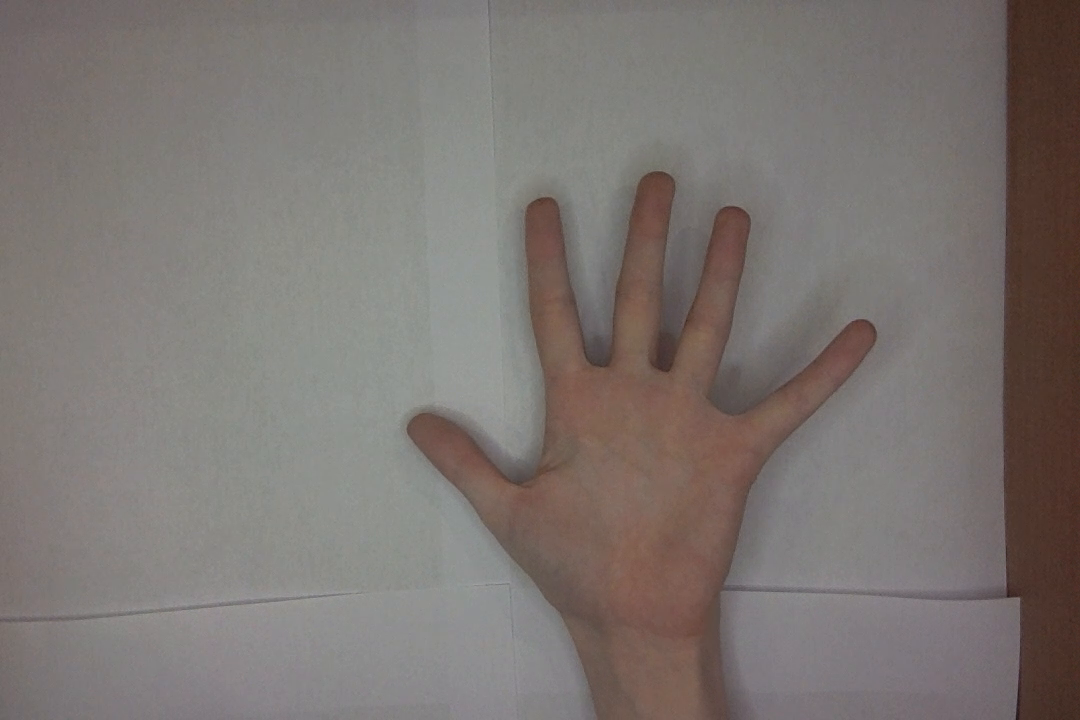
#> input picture frame 8 of handMovie3.mov, 1080 x 720 px, given in place of the camera
$ python handExtract.py   (older library calls are emulated)
#> lines starting #> are read from the running program, lines starting #| are printed output that depends on the picture; after the words box and inside, x2 and y2 are one past the last pixel; in counts of white or black regions, pixels touching at a corner belong together
from __future__ import print_function
import cv2
import argparse
import numpy as np
max_value = 255
max_type = 4
max_binary_value = 255
trackbar_type = 'Type: \n 0: Binary \n 1: Binary Inverted \n 2: Truncate \n 3: To Zero \n 4: To Zero Inverted'
trackbar_value = 'Value'
trackbar_blur = 'Blur kernel size'
window_name = 'Hand Extract'
isColor = False

def nothing(x):
    pass

cam = cv2.VideoCapture(0)
cv2.namedWindow(window_name)
cv2.createTrackbar(trackbar_type, window_name , 3, max_type, nothing)
# Create Trackbar to choose Threshold value
cv2.createTrackbar(trackbar_value, window_name , 0, max_value, nothing)
# Call the function to initialize
cv2.createTrackbar(trackbar_blur, window_name , 1, 20, nothing)
# create switch for ON/OFF functionality
color_switch = 'Color'
cv2.createTrackbar(color_switch, window_name,0,1,nothing)
cv2.createTrackbar('Contours', window_name,0,1,nothing)

while True:
	ret, frame = cam.read()
#> frame is the input picture: shape (720, 1080, 3); mean B, G, R 113.2, 116.8, 123.8

	if not ret:
		break

	#0: Binary
	#1: Binary Inverted
	#2: Threshold Truncated
	#3: Threshold to Zero
	#4: Threshold to Zero Inverted
	threshold_type = 1
	threshold_value = 0
	blur_value = 1
	blur_value = blur_value+ (  blur_value%2==0)
	isColor = 0
	findContours = 0

	###########################
	#    For skin calc        #
	###########################
	lower_HSV = np.array([0, 40, 0], dtype = "uint8")
	upper_HSV = np.array([25, 255, 255], dtype = "uint8")

	convertedHSV = cv2.cvtColor(frame, cv2.COLOR_BGR2HSV)
#> convertedHSV: shape (720, 1080, 3); mean H, S, V 40.9, 27.2, 124.2
	skinMaskHSV = cv2.inRange(convertedHSV, lower_HSV, upper_HSV)
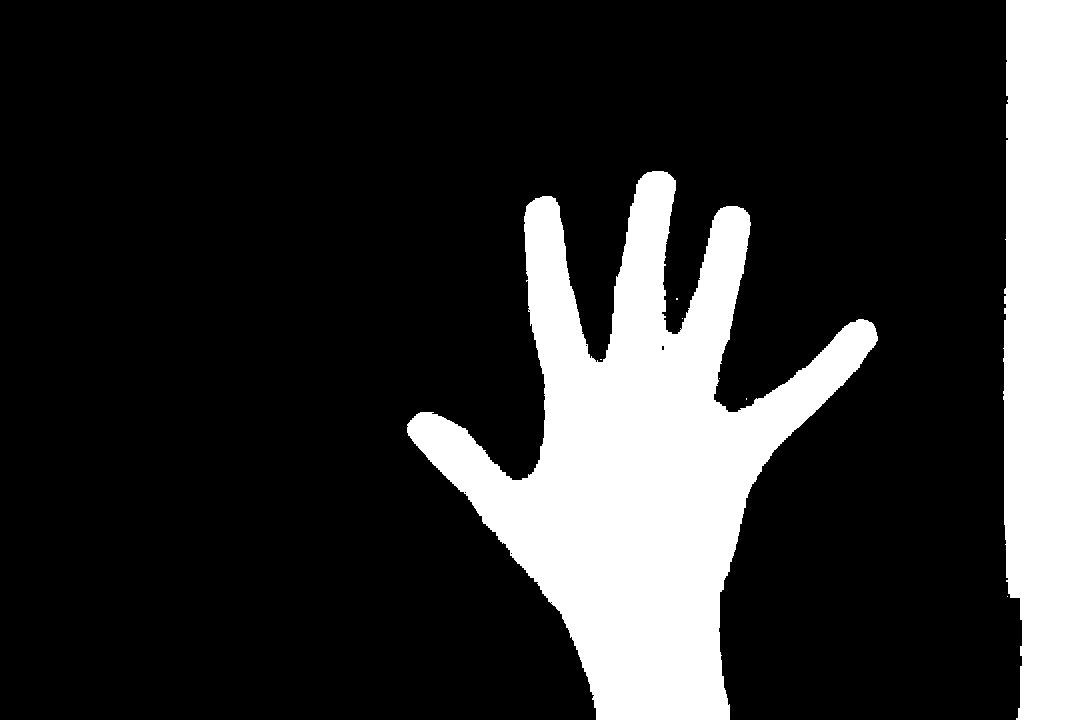
#> skinMaskHSV: shape (720, 1080); 19.9% white; 8 white regions (6 under 20 px), largest, box (x1, y1, x2, y2) and area: (407, 171, 878, 720) 102684, (1003, 0, 1080, 720) 51942

	lower_YCrCb = np.array((0, 138, 67), dtype = "uint8")
	upper_YCrCb = np.array((255, 173, 133), dtype = "uint8")

	convertedYCrCb = cv2.cvtColor(frame, cv2.COLOR_BGR2YCrCb)
#> convertedYCrCb: shape (720, 1080, 3); mean of channels 0, 1, 2 118.4, 131.8, 125.1
	skinMaskYCrCb = cv2.inRange(convertedYCrCb, lower_YCrCb, upper_YCrCb)
#> skinMaskYCrCb: shape (720, 1080); 18.3% white; 20 white regions (15 under 20 px), largest, box (x1, y1, x2, y2) and area: (408, 172, 876, 720) 90912, (1004, 0, 1080, 720) 50808, (572, 626, 592, 662) 380, (592, 656, 598, 674) 84, (598, 710, 600, 720) 20

	skinMask = cv2.add(skinMaskHSV,skinMaskYCrCb)
#> skinMask: shape (720, 1080); 19.9% white; 8 white regions (6 under 20 px), largest, box (x1, y1, x2, y2) and area: (407, 171, 878, 720) 102692, (1003, 0, 1080, 720) 51966

	kernel = cv2.getStructuringElement(cv2.MORPH_ELLIPSE, (7, 7))
	skinMask = cv2.erode(skinMask, kernel, iterations = 2)
#> skinMask: shape (720, 1080); 17.4% white; 2 white regions, box (x1, y1, x2, y2) and area: (413, 177, 872, 720) 87668, (1010, 0, 1080, 720) 47472
	skinMask = cv2.dilate(skinMask, kernel, iterations = 2)
#> skinMask: shape (720, 1080); 19.8% white; 2 white regions, box (x1, y1, x2, y2) and area: (407, 171, 878, 720) 102334, (1004, 0, 1080, 720) 51910

	# blur the mask to help remove noise, then apply the
	# mask to the frame
	skinMask = cv2.GaussianBlur(skinMask, (3, 3), 0)
	skin = cv2.bitwise_and(frame, frame, mask = skinMask)

	#########################################
	#    Convert to grayscale (start)       #
	#########################################
	if isColor == False:
		src_gray = cv2.cvtColor(skin, cv2.COLOR_BGR2GRAY)
		_, dst = cv2.threshold(src_gray, threshold_value, max_binary_value, threshold_type )
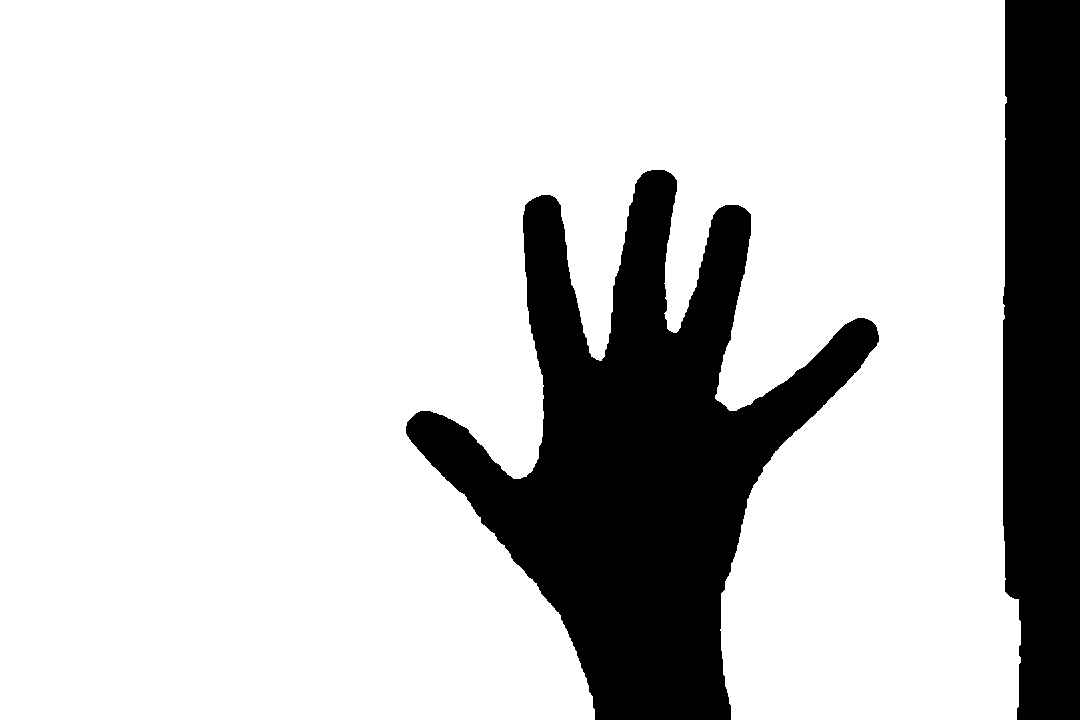
#> dst: shape (720, 1080); 79.7% white; 2 black regions, box (x1, y1, x2, y2) and area: (406, 170, 879, 720) 105336, (1003, 0, 1080, 720) 52680
		blur = cv2.GaussianBlur(dst,(blur_value,blur_value),0)
		if findContours:
			_, contours, hierarchy = cv2.findContours( blur, cv2.RETR_TREE,cv2.CHAIN_APPROX_SIMPLE )
			blur = cv2.cvtColor(blur, cv2.COLOR_GRAY2BGR)  #add this line
			output = cv2.drawContours(blur, contours, -1, (0, 255, 0), 1)
			print(str(len(contours))+"\n")
		else:
			output = blur
	else:
		_, dst = cv2.threshold(skin, threshold_value, max_binary_value, threshold_type )
		blur = cv2.GaussianBlur(dst,(blur_value,blur_value),0)
		output = blur
	#######################################
	#    Convert to grayscale (end)       #
	#######################################

	#######################################
	#    Component Analysis (start)       #
	#######################################
	# threshold and binarize the image
	gray = cv2.cvtColor(skin,cv2.COLOR_BGR2GRAY)
	ret, thresh = cv2.threshold(gray, 0, max_binary_value, cv2.THRESH_BINARY_INV+cv2.THRESH_OTSU )
#> thresh: shape (720, 1080); 79.7% white; 2 black regions, box (x1, y1, x2, y2) and area: (406, 170, 879, 720) 105336, (1003, 0, 1080, 720) 52642
#> ret = 41
	# colors different components in different shades of orange
	ret, markers, stats, centroids = cv2.connectedComponentsWithStats(output,ltype=cv2.CV_16U)
#> ret = 2; stats = [[406, 0, 674, 720, 158016], [0, 0, 1021, 720, 619584]]; centroids = [[773.2, 422.7], [479.9, 343.4]]
	markers = np.array(markers, dtype=np.uint8)
	label_hue = np.uint8(179*markers/np.max(markers))
	blank_ch = 255*np.ones_like(label_hue)
	labeled_img = cv2.merge([label_hue, blank_ch, blank_ch])
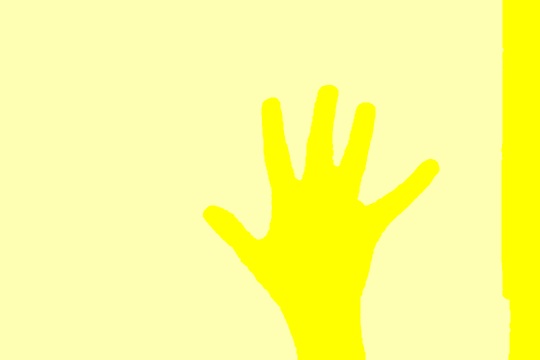
#> labeled_img: shape (720, 1080, 3) (shown at 1/2 size); mean of channels 0, 1, 2 142.6, 255, 255; drawn as B, G, R
	labeled_img = cv2.cvtColor(labeled_img,cv2.COLOR_HSV2BGR)
	labeled_img[label_hue==0] = 0
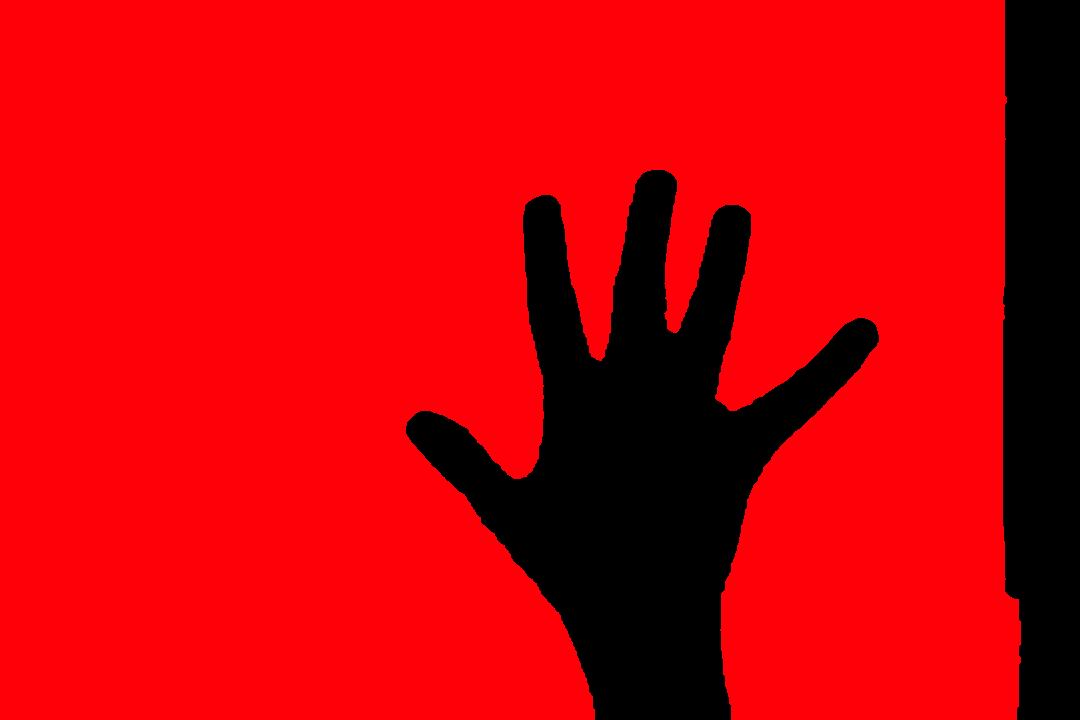
#> labeled_img: shape (720, 1080, 3); mean B, G, R 6.4, 0, 203.2

	#######################################
	#    Component Analysis (end)       #
	#######################################

	#visual = cv2.resize(labeled_img, (850, 480))
	cv2.imshow(window_name, labeled_img)
	k = cv2.waitKey(1) #k is the key pressed
#> (key Esc is pressed here)
	if k == 27 or k==113:  #27, 113 are ascii for escape and q respectively
		#exit
		cv2.destroyAllWindows()
		cam.release()
		break

$ run again, starting later in the video
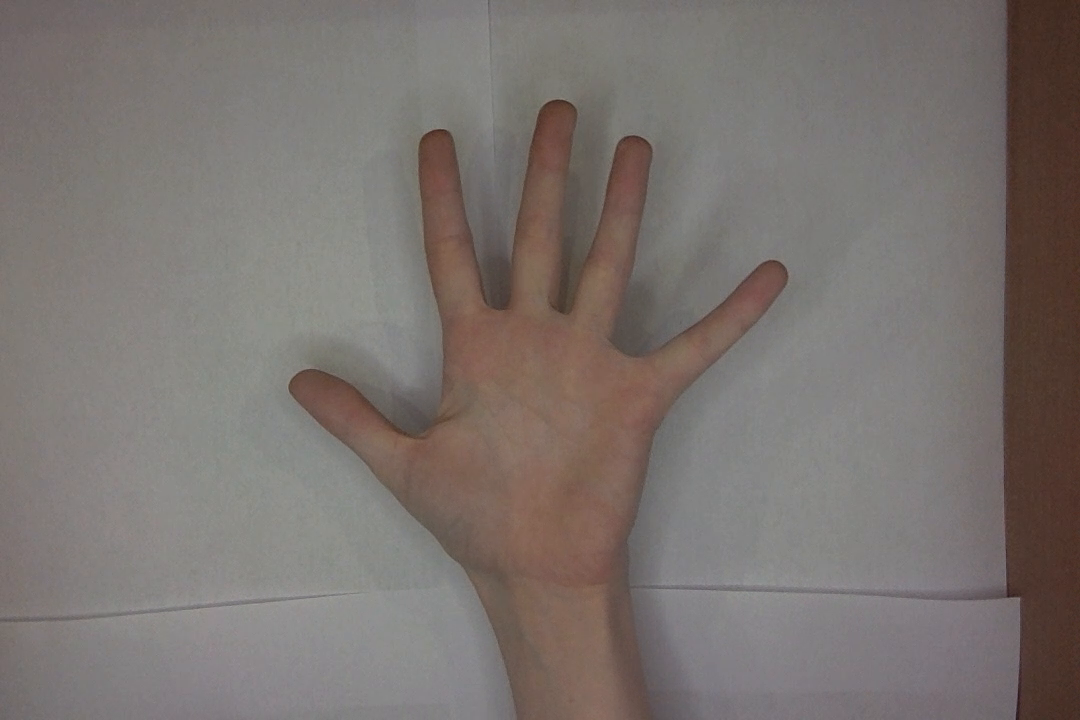
#> input picture frame 37 of handMovie3.mov, 1080 x 720 px, given in place of the camera
#> frame is the input picture: shape (720, 1080, 3); mean B, G, R 111, 114.7, 122.3
#> convertedHSV: shape (720, 1080, 3); mean H, S, V 39.9, 28.2, 122.5
#> `skinMaskHSV = cv2.inRange(convertedHSV, lower_HSV, upper_HSV)`:
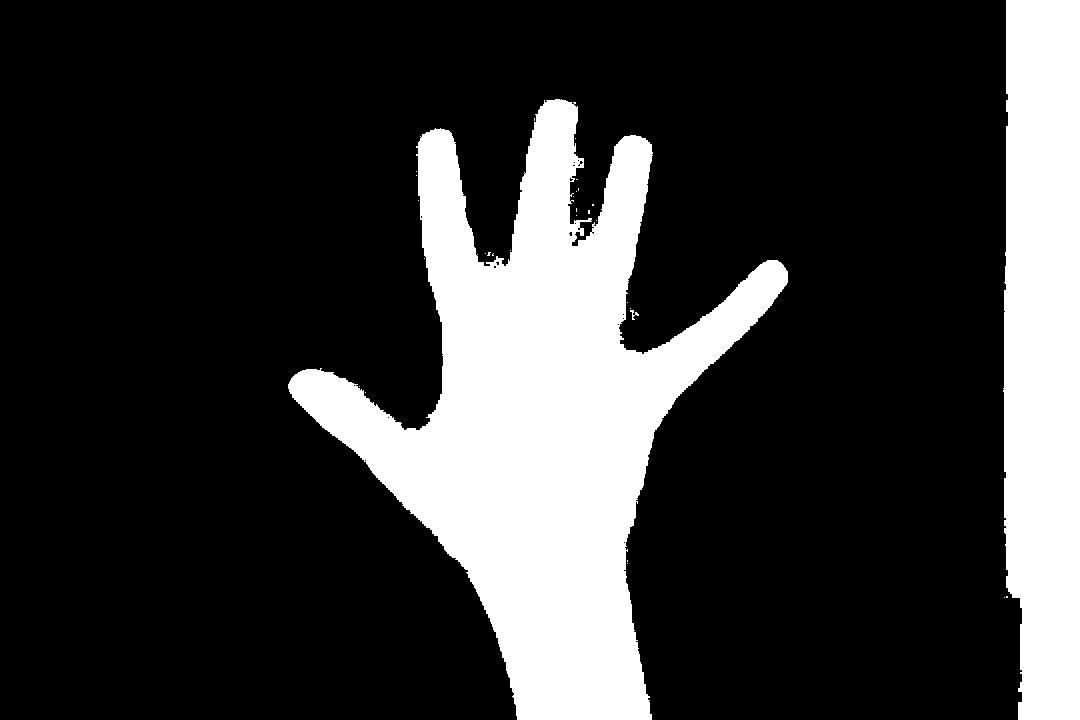
#> skinMaskHSV: shape (720, 1080); 22.2% white; 30 white regions (27 under 20 px), largest, box (x1, y1, x2, y2) and area: (288, 99, 788, 720) 120243, (1003, 0, 1080, 720) 51946, (630, 310, 639, 320) 34
#> convertedYCrCb: shape (720, 1080, 3); mean of channels 0, 1, 2 116.5, 132.1, 124.9
#> skinMaskYCrCb: shape (720, 1080); 20% white; 8 white regions (5 under 20 px), largest, box (x1, y1, x2, y2) and area: (290, 100, 788, 720) 104720, (1004, 0, 1080, 720) 50844, (474, 576, 496, 620) 268
#> dst: shape (720, 1080); 77.5% white; 2 black regions, box (x1, y1, x2, y2) and area: (287, 98, 789, 720) 122480, (1003, 0, 1080, 720) 52753
#> thresh: shape (720, 1080); 77.5% white; 4 black regions (2 under 20 px), largest, box (x1, y1, x2, y2) and area: (287, 98, 789, 720) 122479, (1003, 0, 1080, 720) 52672
#> `ret, thresh = cv2.threshold(gray, 0, max_binary_value, cv2.THRESH_BINA..`: ret = 43
#> `ret, markers, stats, centroids = cv2.connectedComponentsWithStats(outp..`: ret = 2; stats = [[287, 0, 793, 720, 175233], [0, 0, 1021, 720, 602367]]; centroids = [[691.5, 395.7], [495.3, 349]]
#> `labeled_img[label_hue==0] = 0`:
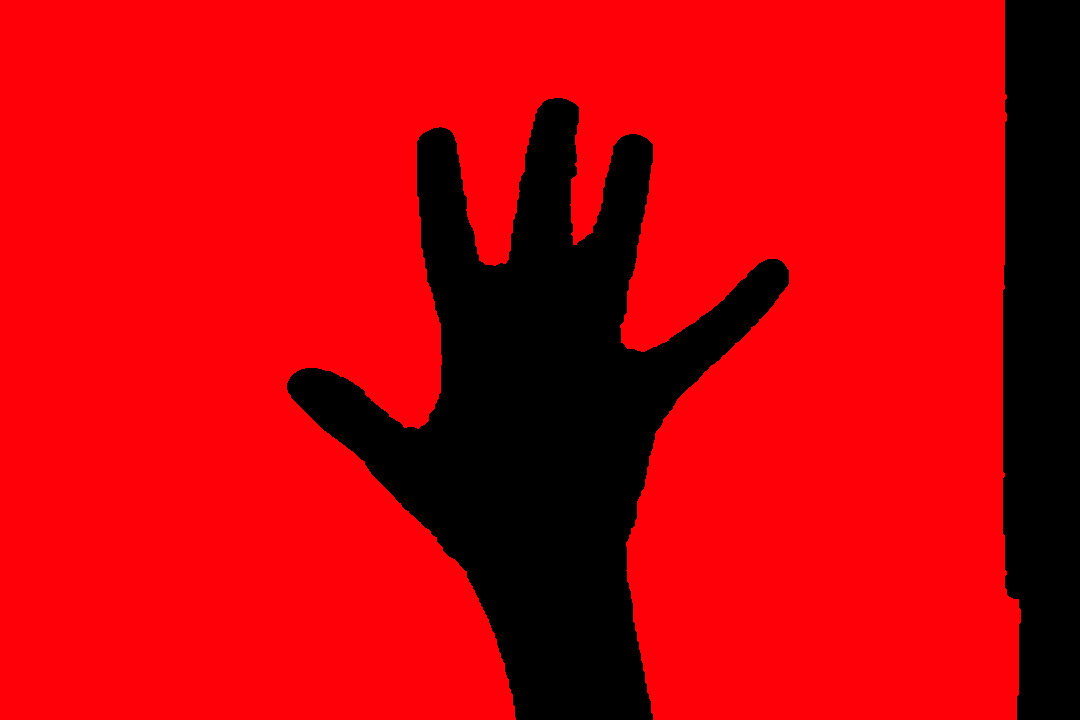
#> labeled_img: shape (720, 1080, 3); mean B, G, R 6.2, 0, 197.5
